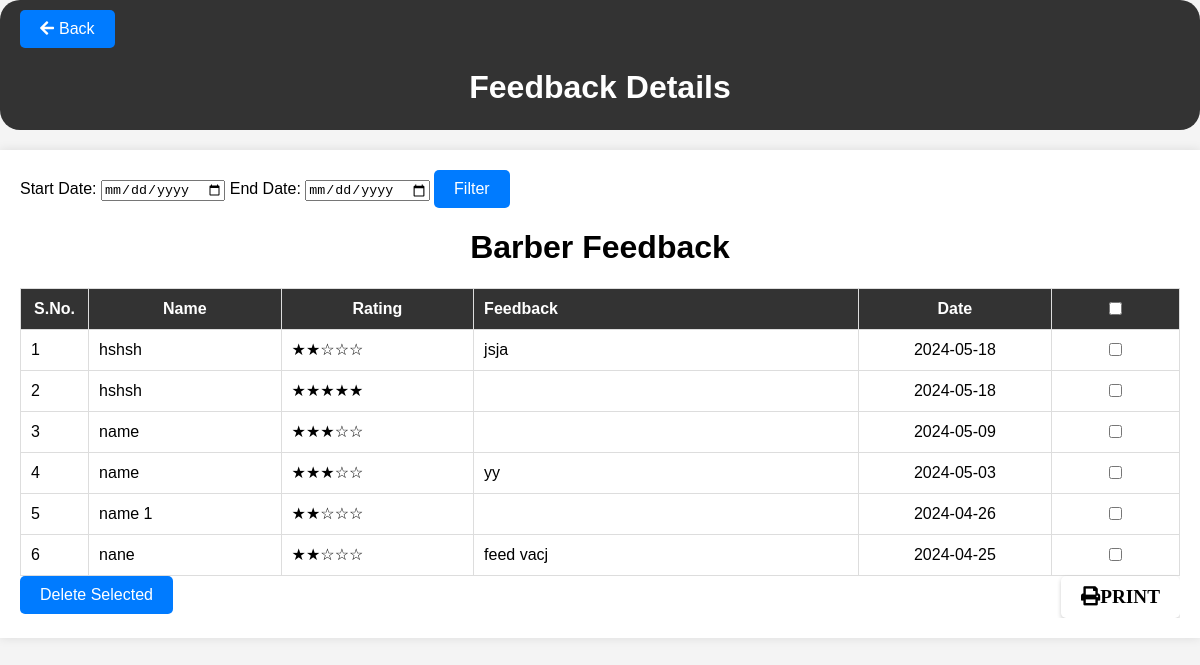
/admin/feedback_details.php?service=Barber Feedback (signed in), run on the app's committed database.
### tables this page shows
CREATE TABLE `feedback` (
  `F_ID` int(11) NOT NULL,
  `U_ID` int(11) NOT NULL,
  `SERVICES` varchar(50) NOT NULL,
  `RATING` int(11) NOT NULL,
  `DESCRIPTION` text NOT NULL,
  `DATE` date NOT NULL DEFAULT current_timestamp()
);

CREATE TABLE `user` (
  `U_ID` int(11) NOT NULL,
  `RANK` varchar(100) NOT NULL,
  `NAME` varchar(50) NOT NULL,
  `NAVY_NO` varchar(50) NOT NULL,
  `UNIT` varchar(50) NOT NULL,
  `MOB_NO` varchar(20) NOT NULL,
  `PASSWORD` varchar(30) NOT NULL,
  `STATUS` int(10) NOT NULL
);

### admin/feedback_details.php (the view, shortened to what this page needs)
<?php
include('../connect/db.php');
?>
<!DOCTYPE html>
<html>
<head>
    <link rel="stylesheet" href="https://cdnjs.cloudflare.com/ajax/libs/font-awesome/5.15.4/css/all.min.css">
</head>
<body>
<header class="header2">
        <div class="button-container">
            <a href="feedback.php"><button><i class="fas fa-arrow-left back-icon"></i>Back</button></a>
        </div>
        <h1>Feedback Details</h1>
    </header>
        <div class="container">
        <div>
            Start Date: <input type="date" id="start-date" name="start_date">
            End Date: <input type="date" id="end-date" name="end_date">
            <button onclick="filterByDate()">Filter</button>
        </div>
        <div class="table-container">
            <form method="post" action="">
                <table>
                <colgroup>
        <col style="width: 5%;">
        <col style="width: 15%;">
        <col style="width: 15%;">
        <col style="width: 30%;">
        <col style="width: 15%;">
        <col style="width: 10%;">
    </colgroup>
                    <thead>
                    <tr>
        <th style="text-align:center; width: 5%; border: 1px solid #ddd;">S.No.</th>
        <th style="text-align:center; width: 15%; border: 1px solid #ddd;">Name</th>
        <th style="text-align:center; width: 15%; border: 1px solid #ddd;">Rating</th>
        <th style="border: 1px solid #ddd; width: 30%;">Feedback</th>
        <th style="text-align:center; width: 15%; border: 1px solid #ddd;">Date</th>
        <th style="text-align:center; width: 10%; border: 1px solid #ddd;" class="select-all-checkbox">
            <input type="checkbox" id="select-all-checkbox" onclick="toggleSelectAll()">
        </th>
    </tr>
                    </thead>
                    <tbody id="feedback-table-body">
                        <?php
                        try {
                            $service = $_GET['service'];
                            $query = "SELECT f.F_ID, u.NAME, f.RATING, f.DESCRIPTION, f.DATE
                                      FROM feedback f
                                      INNER JOIN user u ON f.U_ID = u.U_ID
                                      WHERE f.SERVICES = :service";
                            $query .= " ORDER BY f.DATE DESC";
                            $statement = $db->prepare($query);
                            $statement->bindParam(':service', $service);
                            $statement->execute();
                            $feedbackData = $statement->fetchAll(PDO::FETCH_ASSOC);
                            echo "<center><h1>" . $service . "</h1></center>";
                            foreach ($feedbackData as $index => $item) {
                                $ratingStars = str_repeat('★', $item['RATING']) . str_repeat('☆', 5 - $item['RATING']);
                                $row = "<tr><td style='border: 1px solid #ddd;'>" . ($index + 1) . "</td><td style='border: 1px solid #ddd;'>{$item['NAME']}</td><td style='border: 1px solid #ddd;'>{$ratingStars}</td><td style='border: 1px solid #ddd;'>{$item['DESCRIPTION']}</td><td style='text-align:center; width: 15%; border: 1px solid #ddd;'>{$item['DATE']}</td><td style='text-align:center; width: 10%; border: 1px solid #ddd;'><input type=\"checkbox\" name=\"feedback_ids[]\" value=\"{$item['F_ID']}\"></td></tr>";
                                echo $row;
                            }
                        } catch (PDOException $e) {
                            echo "Error: " . $e->getMessage();
                        }
                        ?>
                    </tbody>
                </table>
                <button class="print-btn" onclick="window.print()" style="color: black; background-color: white;"><i class="fas fa-print">PRINT</i></button>
                <button class="delete-button-container" type="submit" name="delete" onclick="showAlert()">Delete Selected</button>
            </form>
        </div>
    </div>
</body>
</html>

### admin/feedback_details.php (style rules this page uses)
body { font-family: Arial, sans-serif; margin: 0; padding: 0; background-color: #f4f4f4; }
.print-btn { float: right; padding: 10px 20px; background-color: #007bff; color: #fff; border: none; cursor: pointer; text-decoration: none; font-size: 1.2em; border-radius: 5px; box-shadow: 0 2px 4px rgba(0, 0, 0, 0.2); transition: background-color 0.3s; }
.container { max-width: 1200px; margin: 20px auto; padding: 20px; background-color: #fff; box-shadow: 0 0 10px rgba(0, 0, 0, 0.1); }
table { width: 100%; border-collapse: collapse; margin: 0 auto; border: 1px solid #ddd; }
th, td { padding: 10px; text-align: left; border-bottom: 1px solid #ddd; white-space: nowrap; overflow: hidden; text-overflow: ellipsis; }
th { background-color: #333; color: #fff; }
.header2 { background-color: #333; color: #fff; padding: 10px 20px; text-align: center; margin-bottom: 10px; border-radius: 20px; height: 110px; }
.table-container { overflow-x: auto; }
.table-container table { width: 100%; min-width: 800px; }
.select-all-checkbox { text-align: center; width: 5%; }
button { background-color: #007bff; color: #fff; border: none; padding: 10px 20px; font-size: 16px; cursor: pointer; border-radius: 5px; text-decoration: none; }
.back-icon { margin-right: 5px; }
.button-container { text-align: left; }

### data on the page
feedback: U_ID.NAME "hshsh", RATING "★★☆☆☆", DESCRIPTION "jsja", DATE "2024-05-18"
feedback: U_ID.NAME "hshsh", RATING "★★★★★", DATE "2024-05-18"
feedback: U_ID.NAME "name", RATING "★★★☆☆", DATE "2024-05-09"
feedback: U_ID.NAME "name", RATING "★★★☆☆", DESCRIPTION "yy", DATE "2024-05-03"
feedback: U_ID.NAME "name 1", RATING "★★☆☆☆", DATE "2024-04-26"
feedback: U_ID.NAME "nane", RATING "★★☆☆☆", DESCRIPTION "feed vacj", DATE "2024-04-25"

### other printed values
$service "Barber Feedback"
